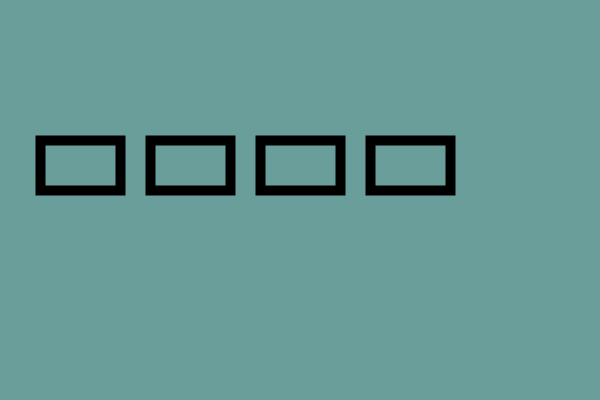
Frame 1 (no input)
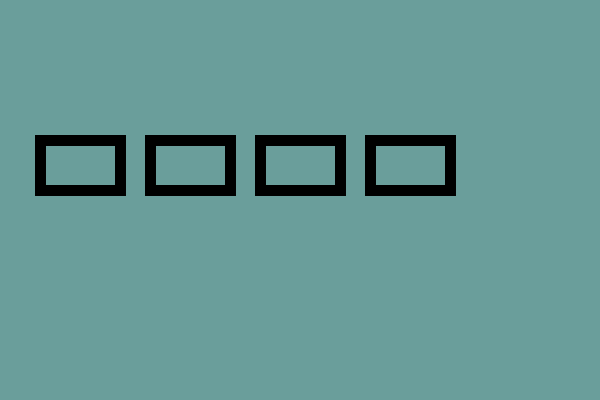
Frame 60 (the mouse pressed at the canvas centre just before this capture)
Frame 120 (the mouse held since frame 60 and released just before this capture): identical to frame 60, image omitted

The Processing sketch that drew these frames (run headless with seeded random() and noise(); from frame 60 on, the mouse is pressed at the canvas centre):

// Processing sketch: rectfill4
// ── rectfill4.pde
void setup() { 
   size(600, 400);
   background(106, 158, 155);
   strokeWeight(10);
}  

void draw() {
   noFill();
   rect(40, 140, 80, 50);
   rect(150, 140, 80, 50);
   rect(260, 140, 80, 50);
   rect(370, 140, 80, 50);
}
